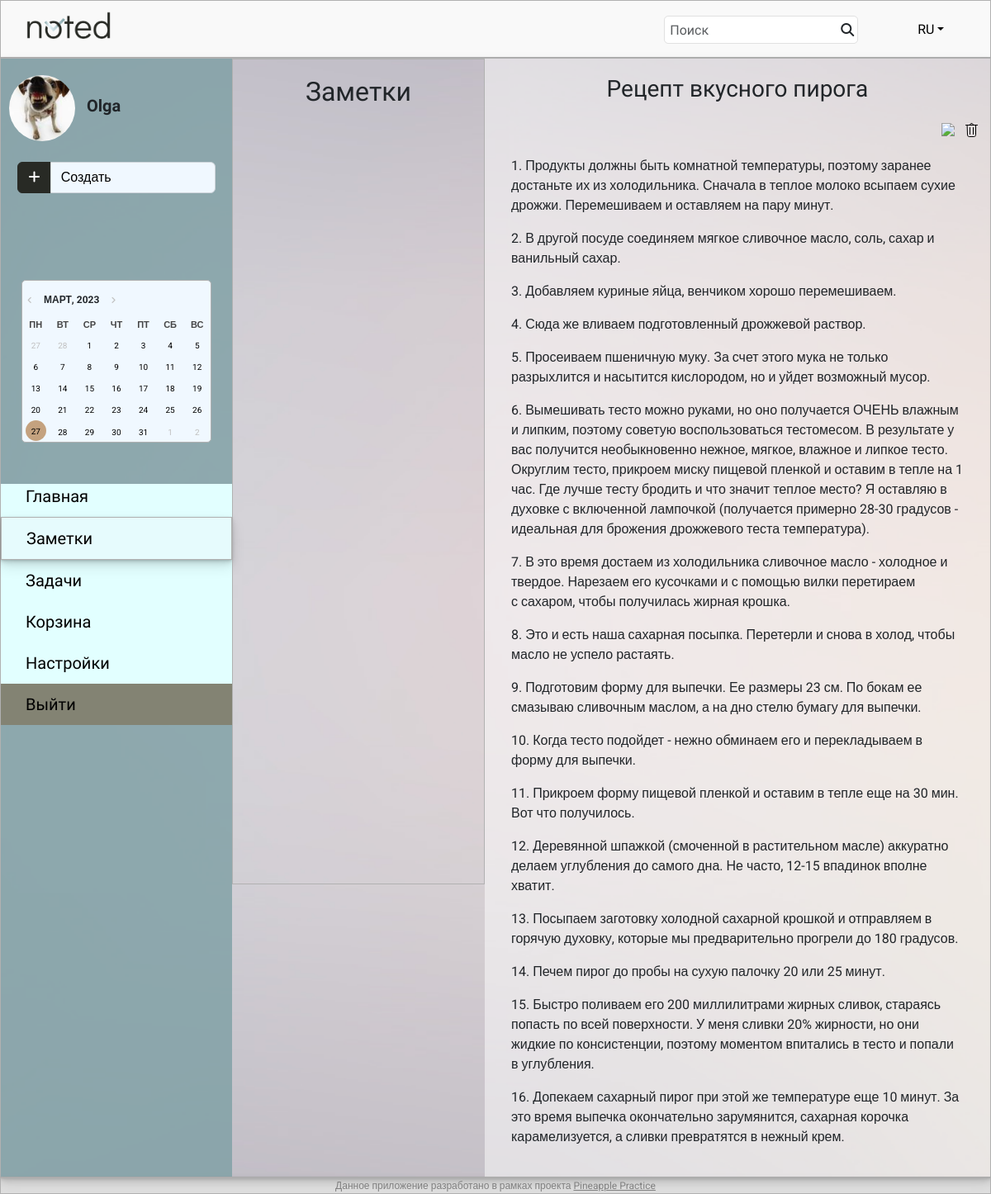
Before: /main/notes/14 (signed in) with the older database file.
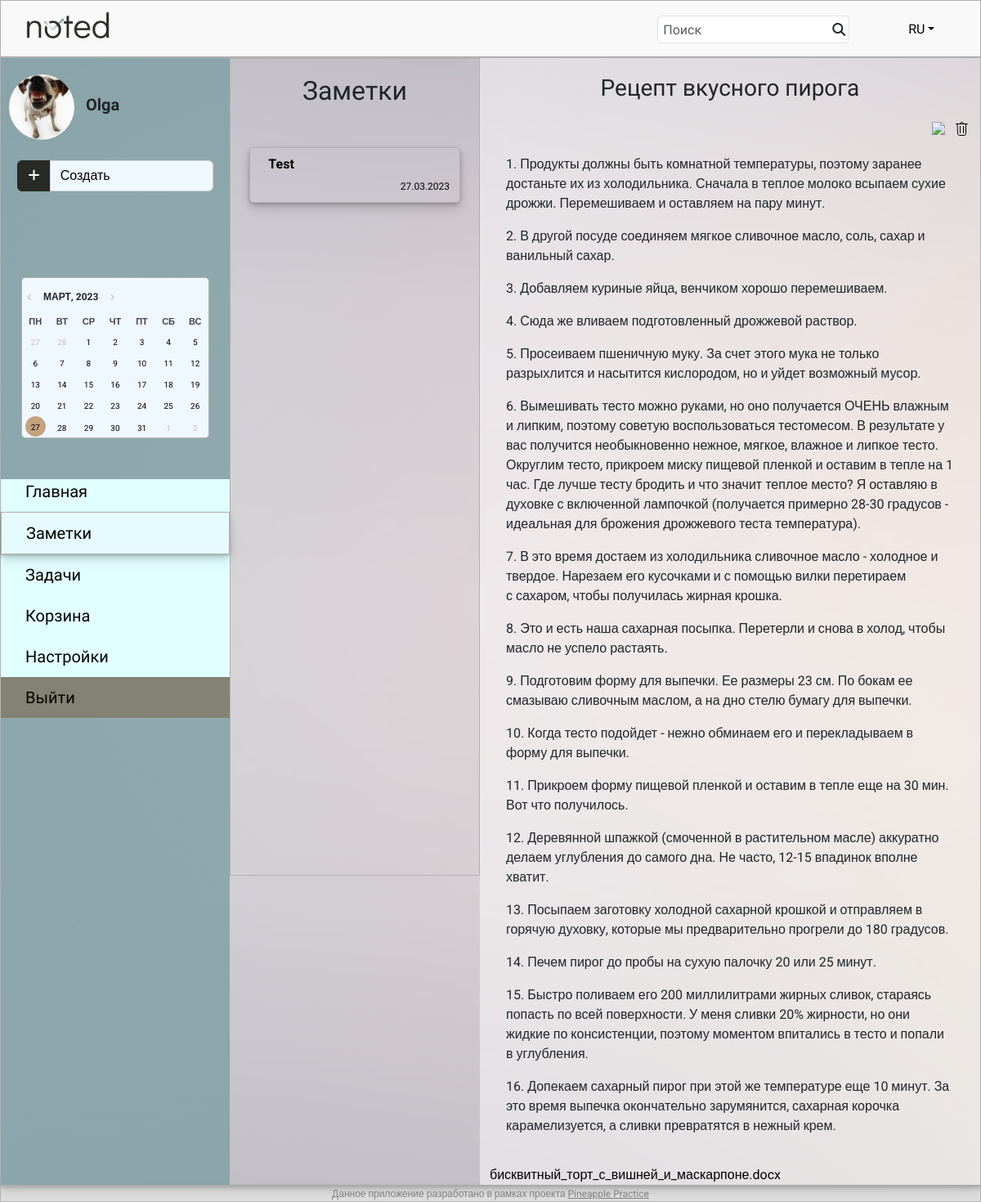
After: the same page with the newer database file.
### notes/models.py (models this page shows, shortened)
class Note(models.Model):
    note_title = models.CharField(max_length=250)
    note_text = models.TextField()
    note_time = models.DateField()
    note_author = models.ForeignKey(User, on_delete=models.CASCADE)
    note_trash = models.BooleanField(default=False)
    note_file = models.FileField(null=True, blank=True, upload_to='documents')

### notes/views.py (the view)
# urls.py: path('notes/<int:pk>', note_details, name='note_details'),
@login_required
def note_details(request, pk):
    user = request.user
    notes = Note.objects.filter(note_author=user, note_trash=False).order_by('-note_time')
    note = Note.objects.get(id=pk)
    return render(request, 'note_details.html', context={'notes': notes, 'note': note})

### notes/templatetags/custom_filters.py (called while the page is built)
@register.filter(name='file_name')
def change_filename(text):
	return text.replace("documents/", "")

### templates/note_details.html (shortened to what the changed rows need)
{% extends "default.html" %}
{% load custom_filters %}
{% block content %}
    <div class="container-xxl main-main">
        <div class="row">
            <div class="col" id="tasks-notes">
                <div class="row">
                    <div class="col-4 tasks">
                        <h2 style="text-align: center; font-family: 'Didact Gothic', sans-serif; margin-top: 20px; margin-bottom: 50px;">Заметки</h2>
                        <div class="col-10 offset-1">
                        {% for note in notes %}
                            <a href="{% url 'note_details' note.id %}">
                                <div class="row note-block">
                                    <div class="col-9">
                                        <h6><b>{{ note.note_title }}</b></h6>
                                    </div>
                                    <div class="col-3 ms-auto note_date2">
                                        {{ note.note_time | date:"j.m.Y" }}
                                    </div>
                                </div>
                            </a>
                        {% endfor %}
                        </div>
                    </div>
                    <div class="col-8" style="background: rgba(255, 255, 255, 0.5);">
                        <h3 style="text-align: center; font-family: 'Didact Gothic', sans-serif; margin-top: 20px; margin-bottom: 20px;">{{ note.note_title }}</h3>
                        <div style="display: flex; justify-content: flex-end">
                            <a href="{% url 'note_edit' note.id %}" style="color: black; text-decoration: none;"><img style="padding-right: 10px;" src="/static/images/icons/pen_icon.svg" /></a>
                            <a href="{% url 'note_delete' note.id %}"><img src="/static/images/icons/trash_icon.svg" /></a>
                        </div>
                        <div class="notes-text">
                            {{ note.note_text|linebreaks}}
                        </div>
                        {% if note.note_file %}
                            <div>
                                <a style="text-decoration: none; color: black;" href="{{ note.note_file.url }}">{{ note.note_file.name|file_name }}</a>
                            </div>
                        {% endif %}
                    </div>
                </div>
            </div>
        </div>
    </div>
{% endblock content %}

Changed rows visible on the page:
added Note: note_title "Test", note_time "27.03.2023"
changed Note "Рецепт вкусного пирога": note_file.name|file_name (not shown) → "бисквитный_торт_с_вишней_и_маскарпоне.docx"
